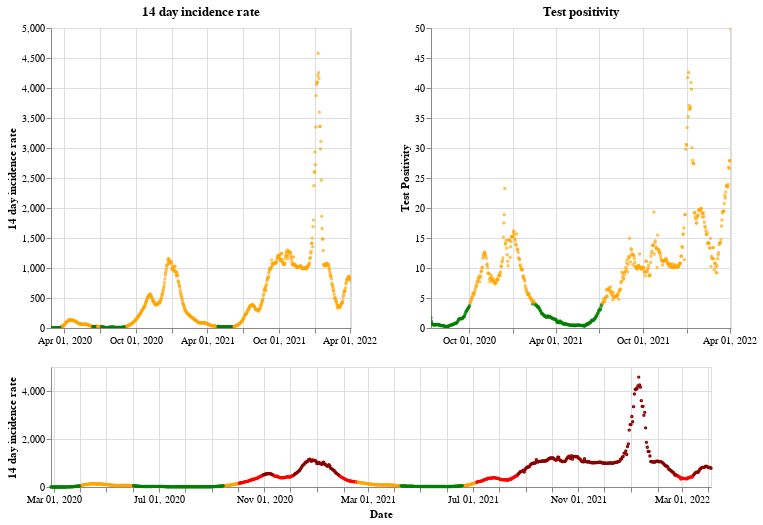

The notebook cell saved with this chart:
### Markdown cell above
## Wales

### Code cell
plot_traffic_light('Wales')

### Figure 1 — Vega-Lite specification as saved in the notebook (floating-point values rounded to 4 significant figures; data arrays with more than 128 entries replaced by an {"elided": "..."} marker saying what was removed)
{"config": {"view": {"continuousWidth": 400, "continuousHeight": 300}}, "vconcat": [{"hconcat": [{"mark": {"type": "point", "size": 2}, "encoding": {"color": {"condition": {"value": "green", "test": "(datum.twoWeeklyCasesRate <= 25)"}, "value": "orange"}, "tooltip": [{"type": "nominal", "field": "areaName"}, {"type": "temporal", "field": "date"}, {"type": "quantitative", "field": "twoWeeklyCasesRate"}, {"type": "quantitative", "field": "testPositivity"}], "x": {"type": "temporal", "axis": {"title": ""}, "field": "date", "scale": {"domain": {"selection": "DateBrush"}}, "timeUnit": "yearmonthdate"}, "y": {"type": "quantitative", "axis": {"title": "14 day incidence rate"}, "field": "twoWeeklyCasesRate"}}, "title": "14 day incidence rate", "width": 300}, {"mark": {"type": "point", "size": 2}, "encoding": {"color": {"condition": {"value": "green", "test": "(datum.testPositivity <= 4)"}, "value": "orange"}, "tooltip": [{"type": "nominal", "field": "areaName"}, {"type": "temporal", "field": "date"}, {"type": "quantitative", "field": "twoWeeklyCasesRate"}, {"type": "quantitative", "field": "testPositivity"}], "x": {"type": "temporal", "axis": {"title": ""}, "field": "date", "scale": {"domain": {"selection": "DateBrush"}}, "timeUnit": "yearmonthdate"}, "y": {"type": "quantitative", "axis": {"title": "Test Positivity"}, "field": "testPositivity"}}, "title": "Test positivity", "width": 300}]}, {"layer": [{"mark": {"type": "point", "size": 2}, "encoding": {"color": {"condition": {"value": "orange", "test": "(((datum.testPositivity < 4) && (datum.twoWeeklyCasesRate >= 50)) && (datum.twoWeeklyCasesRate < 200))"}, "value": "red"}, "opacity": {"condition": {"value": 1, "test": "((datum.twoWeeklyCasesRate >= 50) && (datum.twoWeeklyCasesRate < 500))"}, "value": 0}, "tooltip": [{"type": "nominal", "field": "areaName"}, {"type": "temporal", "field": "date"}, {"type": "quantitative", "field": "twoWeeklyCasesRate"}, {"type": "quantitative", "field": "testPositivity"}], "x": {"type": "temporal", "axis": {"title": "Date"}, "field": "date", "timeUnit": "yearmonthdate"}, "y": {"type": "quantitative", "axis": {"title": "14 day incidence rate"}, "field": "twoWeeklyCasesRate"}}, "selection": {"DateBrush": {"type": "interval", "encodings": ["x"], "fields": ["Time"]}}}, {"mark": {"type": "point", "size": 2}, "encoding": {"color": {"value": "darkred"}, "opacity": {"condition": {"value": 1, "test": "(datum.twoWeeklyCasesRate >= 500)"}, "value": 0}, "tooltip": [{"type": "nominal", "field": "areaName"}, {"type": "temporal", "field": "date"}, {"type": "quantitative", "field": "twoWeeklyCasesRate"}, {"type": "quantitative", "field": "testPositivity"}], "x": {"type": "temporal", "axis": {"title": "Date"}, "field": "date", "timeUnit": "yearmonthdate"}, "y": {"type": "quantitative", "axis": {"title": "14 day incidence rate"}, "field": "twoWeeklyCasesRate"}}}, {"mark": {"type": "point", "size": 2}, "encoding": {"color": {"condition": {"value": "green", "test": "((datum.testPositivity < 4) && (datum.twoWeeklyCasesRate < 50))"}, "value": "orange"}, "opacity": {"condition": {"value": 1, "test": "(datum.twoWeeklyCasesRate < 50)"}, "value": 0}, "tooltip": [{"type": "nominal", "field": "areaName"}, {"type": "temporal", "field": "date"}, {"type": "quantitative", "field": "twoWeeklyCasesRate"}, {"type": "quantitative", "field": "testPositivity"}], "x": {"type": "temporal", "axis": {"title": "Date"}, "field": "date", "timeUnit": "yearmonthdate"}, "y": {"type": "quantitative", "axis": {"title": "14 day incidence rate"}, "field": "twoWeeklyCasesRate"}}}], "height": 120, "width": 660}], "data": {"name": "data-b5b8e2faf75ec395ddf2c88b6f7a0d2a"}, "$schema": "https://vega.github.io/schema/vega-lite/v4.8.1.json", "datasets": {"data-b5b8e2faf75ec395ddf2c88b6f7a0d2a": {"elided": "768 records"}}}
